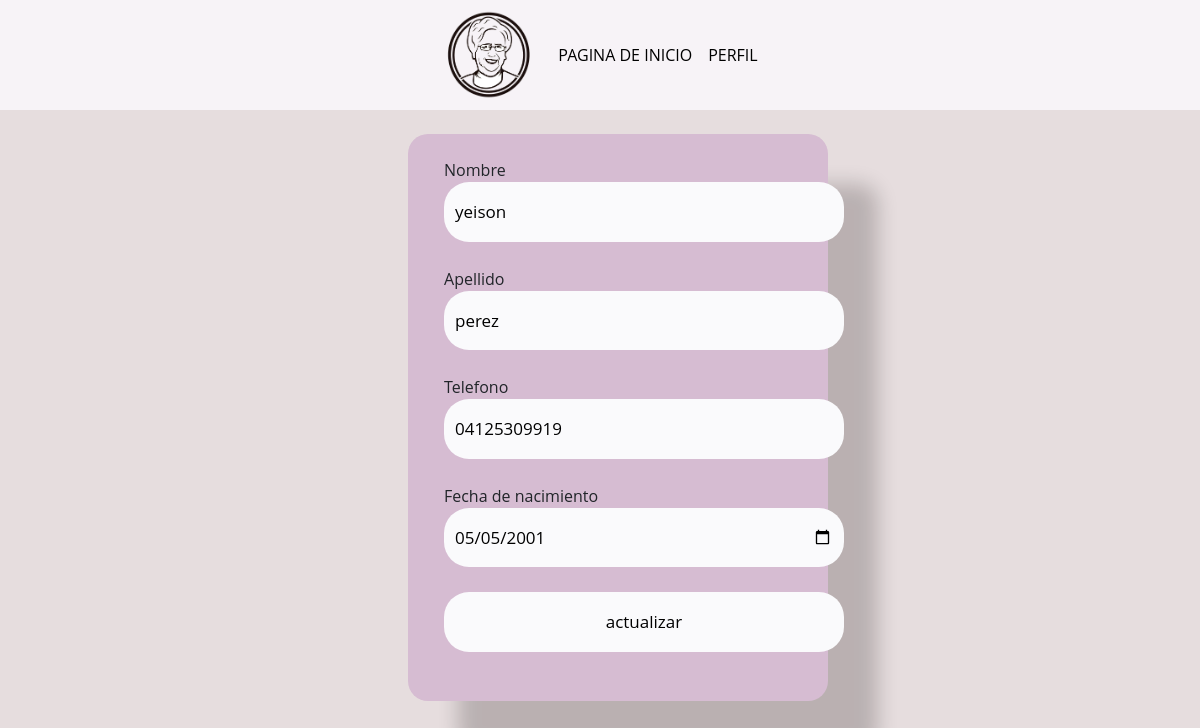
/editarAdmin/editarDatosAdm.php, run on the app's committed database.
### tables this page shows
CREATE TABLE `registro` (
  `id` int(100) NOT NULL,
  `nombre` varchar(50) NOT NULL,
  `apellido` varchar(40) NOT NULL,
  `telefono` varchar(15) NOT NULL,
  `fecha` date NOT NULL,
  `correo` varchar(40) NOT NULL,
  `usuario_id` int(11) NOT NULL
);

### editarAdmin/editarDatosAdm.php (the view, shortened to what this page needs)
<?php
$db= new DataBase();
 $con= $db->conectar();
$sql= $con->query("SELECT * FROM registro INNER JOIN usuario on registro.usuario_id = usuario.id_usuario");
    while($data = $sql->fetch(PDO::FETCH_ASSOC)){
        $nombre=$data['nombre'];
        $apellido=$data['apellido'];
        $telefono=$data['telefono'];
        $fecha=$data['fecha'];
    }
?>
<head>
    <link href="https://cdn.jsdelivr.net/npm/bootstrap@5.3.2/dist/css/bootstrap.min.css" rel="stylesheet">
      <link rel="stylesheet" href="../CSS1/estilos_editar.css">
  </head>
  <body>
       <header>
          <div class="navbar navbar-expand-lg">
              <div class="container">
                  <a href="#" class="navbar-brand" id="logo">
                      <img src="../wed/imagenes/logotipoabuela.png">
                  </a>
                  <div class="collapse navbar-collapse" id="navbarHeader">
                      <ul class="navbar-nav me-auto mb-2 mb-lg-0">
                          <li class="nav-item">
                              <a href="../admin/miniProyecto.php" class="nav-link active">PAGINA DE INICIO</a>
                          </li>
                          <li class="nav-item">
                              <a href="../admin/perfil.php" class="nav-link active">PERFIL</a>
                          </li>
                      </ul>
                  </div>
              </div>
          </div>
      </header>
</head>
<div clase="contenedor">
                <form action="" method="Post">
            <label for="nombre">Nombre</label><br>
                <input type="text" name="nombre" id="" value="<?= $nombre?>"><br>
                <label for="apellido">Apellido</label><br>
                <input type="text" name="apellido" id="" value="<?= $apellido?>"><br>
                <label for="telefono">Telefono</label><br>
                <input type="tel" name="telefono" id="" value="<?= $telefono?>"><br>
                <label for="fecha">Fecha de nacimiento</label><br>
                <input type="date" name="fecha" id="" value="<?= $fecha?>"><br>
                <input type="submit" value="actualizar" name="controlEditarAdm"><br>
                </form>
            </div>

### CSS1/estilos_editar.css (style rules this page uses)
* { margin: 0; padding: 0; box-sizing: border-box; font-family: 'Open Sans', sans-serif; }
body { background-color: #e6ddde; }
header { display: flex; height: 110px; background-color: #f7f3f7; justify-content: center; align-items: center; padding-left: 0px; }
#navbarHeader { margin-left: center; gap: 45px; }
#logo img { gap: 20px; width: 90px; height: 90px; margin-left: 10px; }
form { margin: 2% 34%; padding: 2% 3%; width: 35%; background: rgb(214, 188, 210); box-shadow: 50px 50px 20px rgba(9, 0, 0, 0.2); border-radius: 20px; }
input { padding: 17px 11px; border: 0px; border-radius: 25px; margin-bottom: 25px; background-color: #fafafc; width: 400px; font-size: 17px; cursor: pointer; outline: none; }

### data on the page
registro: nombre "yeison", apellido "perez", telefono "04125309919", fecha "05/05/2001"
